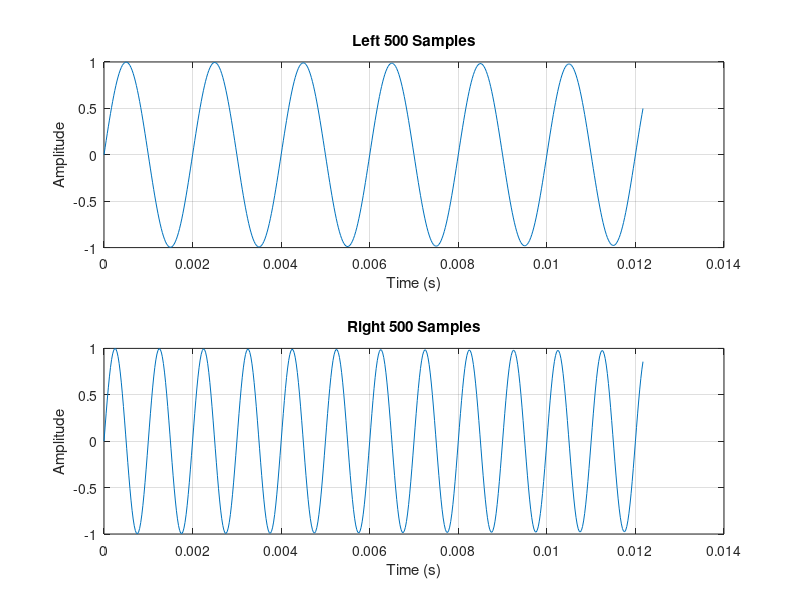

Reproduce this figure in MATLAB.
%Define stereo sine wave parameters
Amp = 1;
Lf = 500;
Rf = 1000;
fs = 41000;
ts= 1/fs;
t = 0:1/fs:(0.5-ts);
env = linspace(1, 0, length(t));
Lsig = Amp * sin(2*pi*Lf*t) .*env;
Rsig = Amp * sin(2*pi*Rf*t) .*env;
stereo = [Lsig', Rsig'];

%number of samples to plot
samples = 500;
%plot the left and right channels separately
figure;
subplot(2,1,1);
plot(t(1:samples), stereo(1:samples,1));
title('Left 500 Samples');
xlabel('Time (s)');
ylabel('Amplitude');
grid on;
subplot(2,1,2);
plot(t(1:samples), stereo(1:samples,2));
title('Right 500 Samples');
xlabel('Time (s)');
ylabel('Amplitude');
grid on;
%Swap left and rigth channels
swappedstereo = stereo(:, [2 1]);
%Reverse signal
reversedstereo = swappedstereo(end:-1:1, :);
%Convert to mono
mono = (reversedstereo(:,1) + reversedstereo(:,2)) / 2;
%play sound
soundsc(reversedstereo,fs);




%plot(t,sig);
%xlabel('Time (s)');
%ylabel('Amplitude');
%title('1000 Hz Sine Wave');
%grid on;
audiowrite('reversedswapped500Hz1000Hzsine.wav',stereo,fs);
